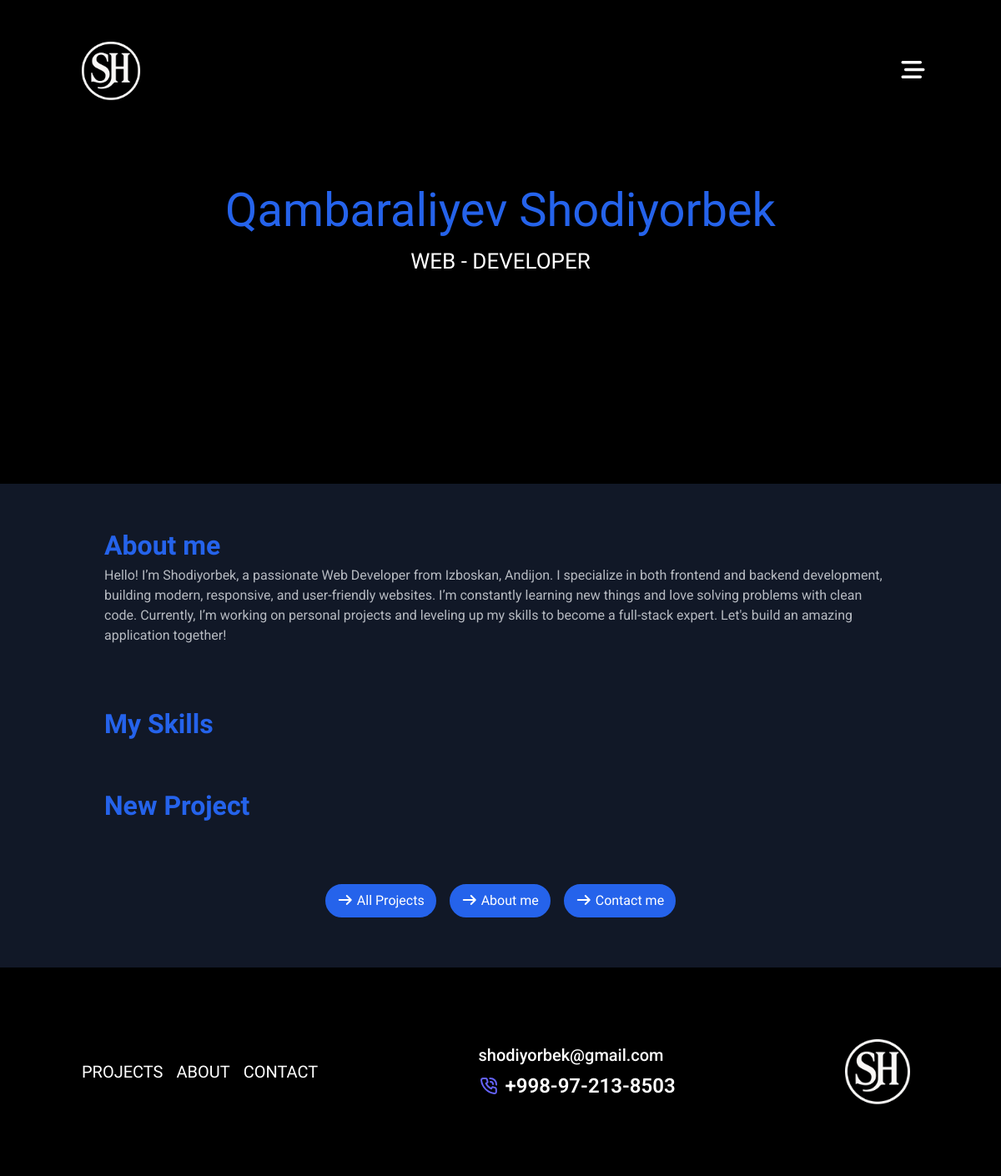
Before: /home/ with the older database file.
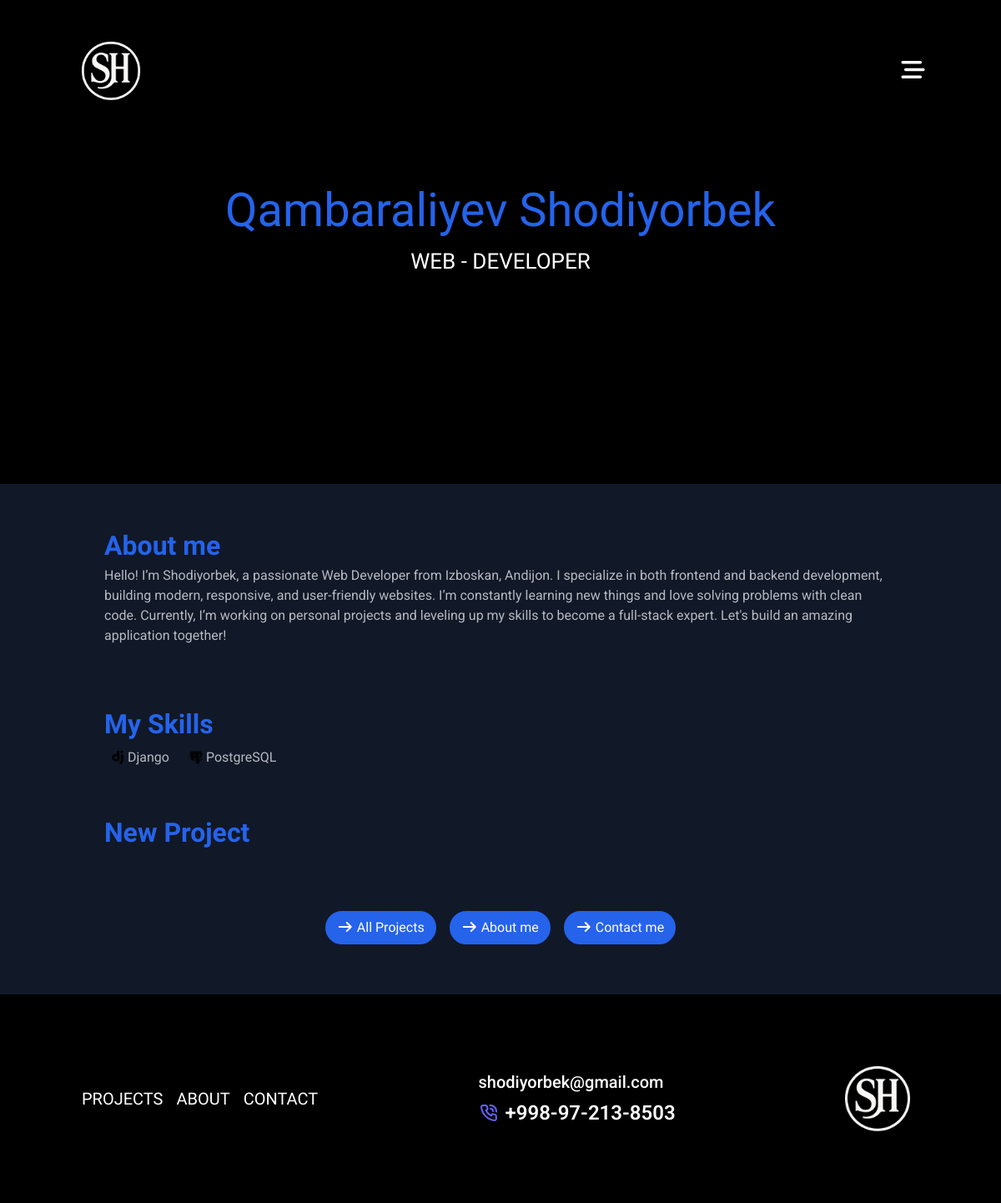
After: the same page with the newer database file.
### portfolio/models.py (models this page shows, shortened)
class Home(models.Model):
    fullname = models.CharField(max_length=255)
    darajangiz = models.CharField(max_length=255)
    information_about_yourself = models.CharField(max_length=1000)

class Menu(models.Model):
    name = models.CharField(max_length=255)
    gmail = models.CharField(max_length=255)
    phone = models.CharField(max_length=255)
    insta_link = models.URLField()
    telegram_link = models.URLField()

class Skils(models.Model):
    skils_name = models.CharField(max_length=255)
    skils_logo = models.ImageField(upload_to='skils_logo')

### portfolio/views.py (the view)
# urls.py: path('home/', home, name='home'),
def home(request):
    home = Home.objects.all()
    skills = Skils.objects.all()
    projects = Project.objects.all()
    menu = Menu.objects.all()
    return render(request, 'home.html', {
        'home': home,
        'skills': skills,
        'projects': projects,
        'menu': menu
    })

### portfolio/templates/home.html (shortened to what this page needs)
{% extends 'base.html' %}
{% load static %}
{% block content %}
<div class="bg-[#111827]">
    {% for h in home %}
    <div class="w-full h-[580px] bg-[#000] pt-[40px]">
        <div class="flex container w-[1100px] items-center justify-between">
            <div>
                <a href="{% url 'home' %}">
                    <img class="w-[90px]" src="{% static 'img/sh_logo.png' %}" alt="logo">
                </a>
            </div>
            <div>
                <i class="fa-solid fa-bars-staggered text-white text-[28px]"></i>
            </div>
        </div>
        <div class="text-white container w-[900px] text-center flex flex-col items-center justify-center pt-[80px]">
            <h1 class="text-[56px] font-regular text-blue-600">{{ h.fullname }}</h1>
            <h2 class="text-[26px] font-regular uppercase">{{ h.darajangiz }}</h2>
        </div>
    </div>
    <div class="w-full container flex flex-col items-center">
        <div class="w-[950px] pt-[50px]">
            <h2 class="text-[32px] font-bold text-blue-600">About me</h2>
            <p class="text-[16px] font-regular text-[#b6bac1]">{{ h.information_about_yourself }}</p>
        </div>
    </div>
    {% endfor %}
    <div class="w-full container flex flex-col items-center">
        <div class="w-[950px]">
            <h2 class="text-[32px] font-bold mt-[70px] text-blue-600">My Skills</h2>
            <p class="flex flex-wrap gap-2 items-center text-[16px]">
                {% for s in skills %}
                <span class="flex items-center gap-1 px-2 py-1 text-[#b6bac1]">
                    <img class="w-[16px]" src="{{ s.skils_logo.url }}" alt="logo">
                    {{ s.skils_name }}
                </span>
                {% endfor %}
            </p>
        </div>
    </div>
    <div class="container mx-auto w-full md:w-[950px]">
        <h2 class="text-[32px] font-bold mt-[50px] text-blue-600">New Project</h2>
    </div>
    <div class="container mx-auto flex items-center justify-center mt-[60px] gap-4 text-center">
        <a class="bg-blue-600 py-[6px] text-white px-[12px] border-2 border-blue-600 hover:border-blue-400 rounded-full" href="{% url 'my_projects' %}">
            <i class="fa-solid fa-arrow-right"></i> All Projects
        </a>
        <a class="bg-blue-600 text-white py-[6px] px-[12px] border-2 border-blue-600 hover:border-blue-400 rounded-full" href="{% url 'about_me' %}">
            <i class="fa-solid fa-arrow-right"></i> About me
        </a>
        <a class="bg-blue-600 text-white py-[6px] px-[12px] border-2 border-blue-600 hover:border-blue-400 rounded-full" href="{% url 'contact' %}">
            <i class="fa-solid fa-arrow-right"></i> Contact me
        </a>
    </div>
    <div class="bg-[#000] mt-[60px]">
        <div class="w-[1100px] container mx-auto h-[250px] flex flex-col md:flex-row items-center justify-between py-[20px] px-[10px] text-white text-[20px]">
            <div class="flex gap-4 mb-4 md:mb-0">
                <a class="uppercase" href="{% url 'my_projects' %}">projects</a>
                <a class="uppercase" href="{% url 'about_me' %}">about</a>
                <a class="uppercase" href="{% url 'contact' %}">contact</a>
            </div>
            <div class="">
                {% for menu in menu %}
                <p class="font-medium">{{ menu.gmail }}</p>
                <p class="flex text-[24px] font-semibold mt-1"><img class="w-[24px] mr-[8px]" src="{% static 'img/8726191.svg' %}" alt=""> {{ menu.phone }}</p>
                {% endfor %}
            </div>
            <img class="w-[100px] h-[100px]" src="{% static 'img/sh_logo.png' %}" alt="logo">
        </div>
    </div>
</div>
{% endblock %}

### portfolio/templates/base.html (shortened to what this page needs)
<!DOCTYPE html>
{% load static %}
<html lang="en">
<head>
    <link rel="stylesheet" href="{% static 'css/main.css' %}">
    <link rel="stylesheet" href="https://cdnjs.cloudflare.com/ajax/libs/font-awesome/7.0.0/css/all.min.css">
    <script src="https://cdn.tailwindcss.com"></script>
</head>
<body>
    {% block content %}
    {% endblock %}
</body>
</html>

### static/css/main.css (style rules this page uses)
* { margin: 0; padding: 0; box-sizing: border-box; font-family: "League Spartan", sans-serif; }
h3, p { font-family: "Roboto", sans-serif; }
.container { max-width: 1124px; margin-left: auto; margin-right: auto; }

Changed rows visible on the page:
added Skils: skils_logo (picture), skils_name "Django"
added Skils: skils_logo (picture), skils_name "PostgreSQL"
